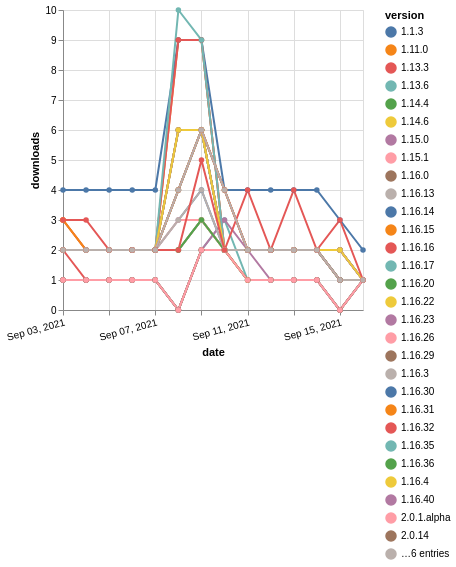

Write the Vega-Lite specification saved for this chart.
### Vega-Lite specification from a JSON file in a GitHub repository (floating-point values rounded to 4 significant figures; data arrays with more than 128 entries replaced by an {"elided": "..."} marker saying what was removed)
{"$schema": "https://vega.github.io/schema/vega-lite/v5.json", "description": "A simple bar chart with embedded data.", "data": {"values": {"elided": "490 records"}}, "width": "container", "mark": {"type": "line", "point": {"filled": true}}, "encoding": {"x": {"field": "date", "type": "temporal", "timeUnit": "yearmonthdate", "title": "date", "axis": {"labelAngle": -15}}, "y": {"field": "delta", "type": "quantitative", "title": "downloads"}, "color": {"field": "version", "type": "nominal"}, "tooltip": {"field": "delta"}}}
